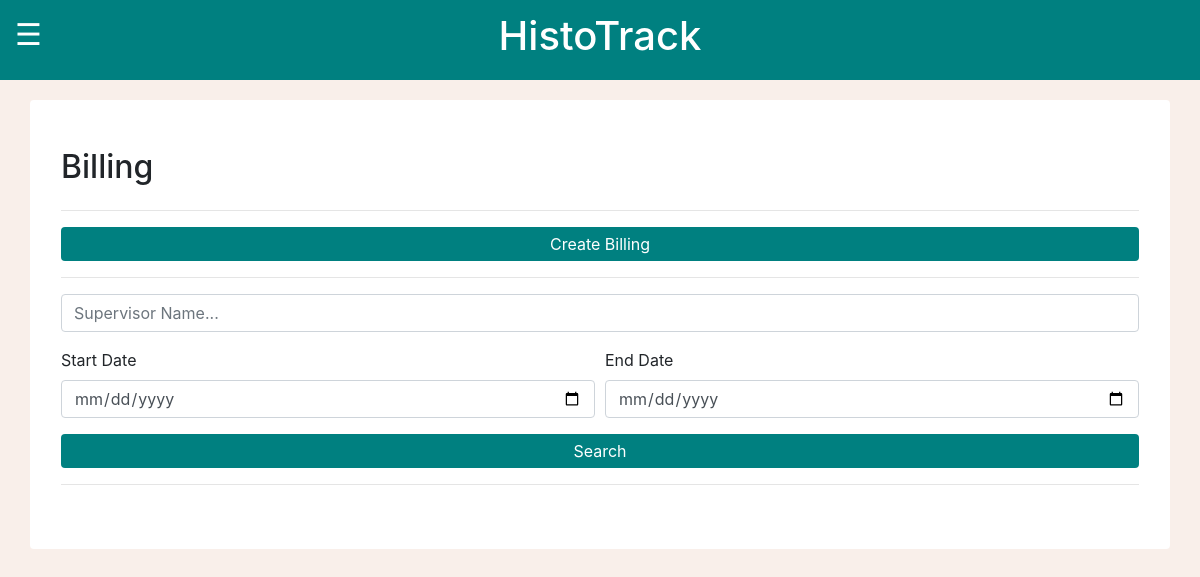
Page /MCalendar/billings/ (signed in) on the earlier database version.
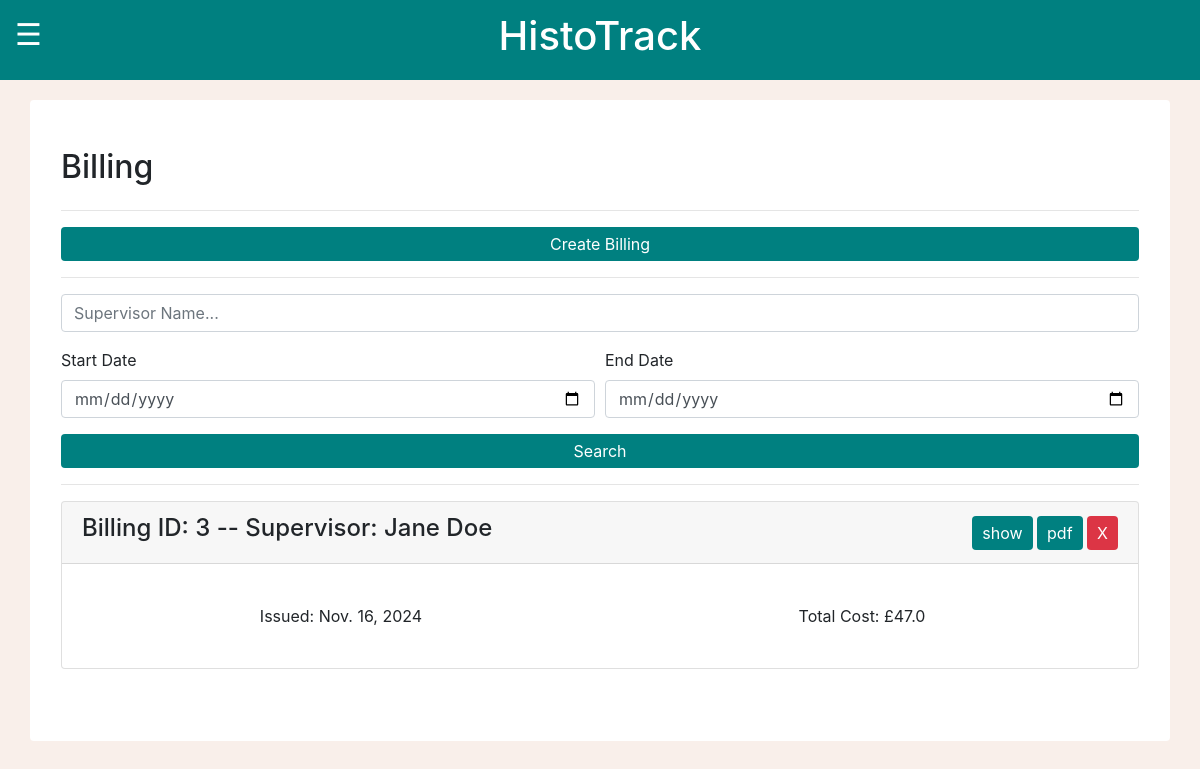
Same page on the later database version.
### MCalendar/models.py (models this page shows)
class Billing(models.Model):
    invoiceRef = models.CharField(max_length=10, blank=False, null=False)
    supervisor = models.CharField(max_length=64, blank=False, null=False)
    events = models.ManyToManyField(Event)
    issueDate = models.DateField(default=timezone.now)
    startDate = models.DateField(default=(timezone.now().date() - relativedelta(months=3)))
    finishDate = models.DateField(default=timezone.now)
    equipment = models.ManyToManyField(Equipment)
    totalCost = models.FloatField(default=0.0)

### MCalendar/views.py (the view)
# urls.py: path("billings/", views.billings, name="billings"),
@login_required
def billings(request):
    if request.user.is_superuser:
        billingsList = Billing.objects.all()
        equipmentList = Equipment.objects.all()
        events = Event.objects.all()
        supervisorName = request.GET.get('supervisorName')
        dateMin = request.GET.get('dateMin')
        dateMax = request.GET.get('dateMax')
        if archiveValidQuery(supervisorName):
            billingsList = billingsList.filter(supervisor__icontains=supervisorName)
        if archiveValidQuery(dateMin):
            billingsList = billingsList.filter(issueDate__gte=dateMin)
        if archiveValidQuery(dateMax):
            billingsList = billingsList.filter(issueDate__lte=dateMax)
        context = {
        'billingsList': billingsList,
        'equipmentList': equipmentList,
        'events': events
        }
        return render(request, 'billings.html', context)
    else:
        messages.success(request, "Please log in before entering that page! Admin access only.")
        logout(request)
        return redirect("loginPage")

### MCalendar/views.py (called while the page is built)
def archiveValidQuery(param): # createBilling is using this aswell to sort through filters. Thanks!
    return param != '' and param is not None

### MCalendar/templates/billings.html (shortened to what the changed rows need)
{% load static %}
<!DOCTYPE html>
<html lang="en">
<head>
    <link rel="stylesheet" href="https://cdn.jsdelivr.net/npm/bootstrap@4.6.2/dist/css/bootstrap.min.css">
    <link rel="stylesheet" href="{% static 'global.css' %}">
</head>
<body>
    <div class="container rounded bg-white mt-5 mb-5">
        <div class="row">
            <div class="col-md-12">
                <div class="p-3 py-5">
                    <div class="d-flex justify-content-between align-items-center mb-3">
                        <h2 class="text-right">Billing</h2>
                    </div>
                    {% for b in billingsList %}
                        <div class="card">
                            <div class="card-header">
                                <div class="d-flex justify-content-between align-items-center">
                                    <h4 class="text-right">
                                        Billing ID: {{ b.id }}
                                        --
                                        Supervisor: {{ b.supervisor }}
                                    </h4>
                                    <div class="text-center">
                                        <form method="POST" action="{% url 'deleteBilling' b.id %}">
                                            <a onclick="displayEvents({{ b.id }})" class="btn btn-sty">show</a>
                                            <a class="btn btn-sty" href="{% url 'generatePDF' b.id %}">pdf</a>
                                            <button class="btn btn-danger" onclick="return confirm('Are you sure you would like to permanently delete this billing?')">X</button>
                                        </form>
                                    </div>
                                </div>
                            </div>
                            <div class="card-body">
                                <p class="card-text">
                                    <div class="details">
                                        <div class="detailsListItem">Issued: {{ b.issueDate }}</div>
                                        <div class="detailsListItem">Total Cost: £{{ b.totalCost }}</div>
                                    </div>
                                </p>
                            </div>
                        </div>
                        <br>
                    {% endfor %}
                </div>
            </div>
        </div>
    </div>
</body>
</html>

Differences in the rows shown:
added Billing: id "3", supervisor "Jane Doe", issueDate "Nov. 16, 2024", totalCost "47.0"
